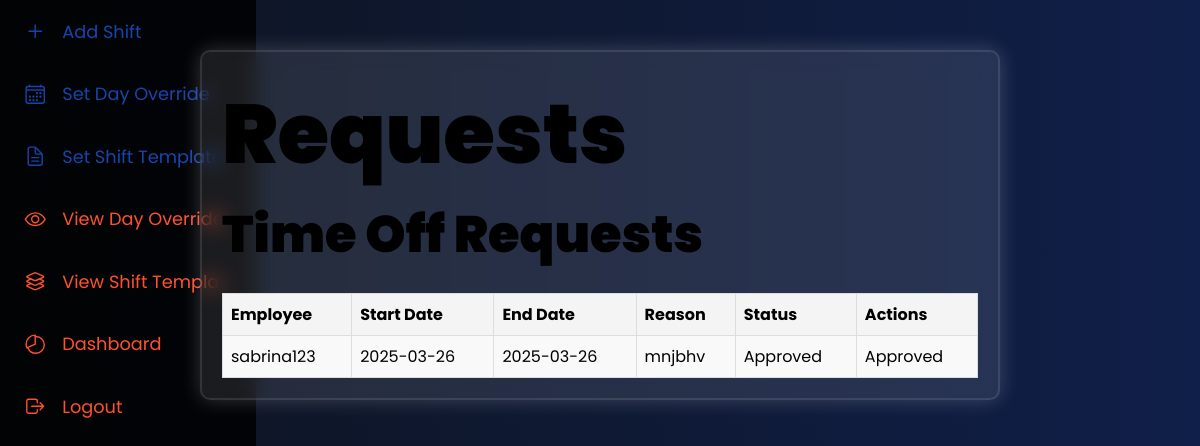
Screenshot of /requests (signed in) with the database file from the repository.
### app.py (models this page shows, shortened)
class TimeOffRequest(db.Model):
    id = db.Column(db.Integer, primary_key=True)
    user_id = db.Column(db.Integer, db.ForeignKey('users.id'), nullable=False)
    start_date = db.Column(db.Date, nullable=False)
    end_date = db.Column(db.Date, nullable=False)
    reason = db.Column(db.String(200))
    status = db.Column(db.String(20), default='Pending')
    user = db.relationship('Users', backref='time_off_requests')

class Users(db.Model, UserMixin):
    __tablename__ = 'users'
    id = db.Column(db.Integer, primary_key=True)
    username = db.Column(db.String(20), nullable=False, unique=True)
    name = db.Column(db.String(200), nullable=False)
    email = db.Column(db.String(120), nullable=False, unique=True)
    password_hash = db.Column(db.String(128))
    role = db.Column(db.String(20), nullable=False, default='employee')
    _skill = db.Column("skill", db.String(200), nullable=True)
    company_id = db.Column(db.Integer, db.ForeignKey('company.id'), nullable=True)
    company = db.relationship('Company', backref='employees', foreign_keys=[company_id])
    @property
    def skill(self):
        return self._skill
    @skill.setter
    def skill(self, value):
        if value:
            self._skill = value.capitalize()
        else:
            self._skill = value
    @property
    def password(self):
        raise AttributeError('password is not a readable attribute')

### app.py (the view)
@app.route('/requests', methods=['GET'])
@login_required
def requests():
    if current_user.role != 'manager':
        flash("You are not authorized to view this page.")
        return redirect(url_for('dashboard'))
    requests = TimeOffRequest.query.options(db.joinedload(TimeOffRequest.user)).all()  # Load user details
    return render_template('requests.html', requests=requests)

### app.py (called while the page is built)
@login_manager.user_loader
def load_user(user_id):
	return Users.query.get(int(user_id))

### templates/requests.html (shortened to what this page needs)
<!DOCTYPE html>
<html lang="en">
<head>
    <link rel="stylesheet" href="{{ url_for('static', filename='css/requests.css') }}">
</head>
<body>
    {% include 'navbar.html' %}
    <div class="container">
        <h1>Requests</h1>
        <h2>Time Off Requests</h2>
        <table>
            <tr>
                <th>Employee</th>
                <th>Start Date</th>
                <th>End Date</th>
                <th>Reason</th>
                <th>Status</th>
                <th>Actions</th>
            </tr>
            {% for request in requests %}
            <tr>
                <td>{{ request.user.name }}</td>
                <td>{{ request.start_date }}</td>
                <td>{{ request.end_date }}</td>
                <td>{{ request.reason }}</td>
                <td class="{{ request.status|lower }}">{{ request.status }}</td>
                <td>
                    {% if request.status == 'Pending' %}
                    <form method="POST" action="{{ url_for('view_time_off_request') }}">
                        <input type="hidden" name="request_id" value="{{ request.id }}">
                        <button type="submit" name="action" value="approve">Approve</button>
                        <button type="submit" name="action" value="reject">Reject</button>
                    </form>
                    {% else %}
                    {{ request.status }}
                    {% endif %}
                </td>
            </tr>
            {% endfor %}
        </table>
    </div>
</body>
</html>

### static/css/requests.css (style rules this page uses)
body, html { height: 100%; margin: 0; font-family: 'Poppins', sans-serif; background: linear-gradient(to right, #0d131e, #101f49); color: #ffffff; overflow-y: scroll; }
.container { position: relative; max-width: 800px; margin: 50px auto; padding: 20px; background: rgba(255, 255, 255, 0.1); box-shadow: 0 0 20px rgba(255, 255, 255, 0.2); border-radius: 10px; backdrop-filter: blur(10px); border: 2px solid rgba(255, 255, 255, 0.1); z-index: 1; }
table { width: 100%; border-collapse: collapse; margin-top: 20px; }
th, td { border: 1px solid #ddd; padding: 8px; text-align: left; }
th { background-color: #f4f4f4; color: #000; }
tr:nth-child(even) { background-color: #f9f9f9; }

### static/css/style.css (style rules this page uses)
:root { --primary: 237, 94%, 81%; --background: 266, 16%, 92%; --background-secondary: 256, 12%, 12%; --background-secondary-dark: 256, 10%, 10%; --background-secondary-light: 257, 11%, 16%; --text-primary: 0, 0%, 0%; --black: 0, 0%, 0%; --white: 0, 0%, 100%; --quite-gray: 0, 0%, 50%; --grooble: 10, 28%, 93%; --heading-large: 5.6rem; --heading-medium: 3.6rem; --heading-small: 2.4rem; --paragraph: 1.11rem; --navbar-buttons: 2.4rem; --transition-main: .175, .685, .32; --font-main: "Poppins"; }
*, *::before, *::after { box-sizing: inherit; }
html, body { margin: 0; width: 100%; color: hsl(var(--text-primary)); font-family: var(--font-main); background-color: hsl(var(--background)); -webkit-font-smoothing: antialiased; scroll-behavior: smooth; box-sizing: border-box; }
h1, h2, h3, h4, h5, h6 { margin: 0; }
h1 { font-size: var(--heading-large); }
h2 { font-size: var(--heading-medium); }
h1, h2 { font-weight: 900; }
@media only screen and (max-width: 1660px) { :root { --heading-large: 5.4rem; --heading-medium: 3.4rem; --heading-small: 2.2rem; } }
@media only screen and (max-width: 1456px) { :root { --heading-large: 5.2rem; --heading-medium: 3.2rem; --heading-small: 2rem; } }

### templates/navbar.html (style rules this page uses)
body { overflow-y: scroll; }

### rows the page displays
TimeOffRequest: user.name "sabrina123", start_date "2025-03-26", end_date "2025-03-26", reason "mnjbhv", status "Approved"
